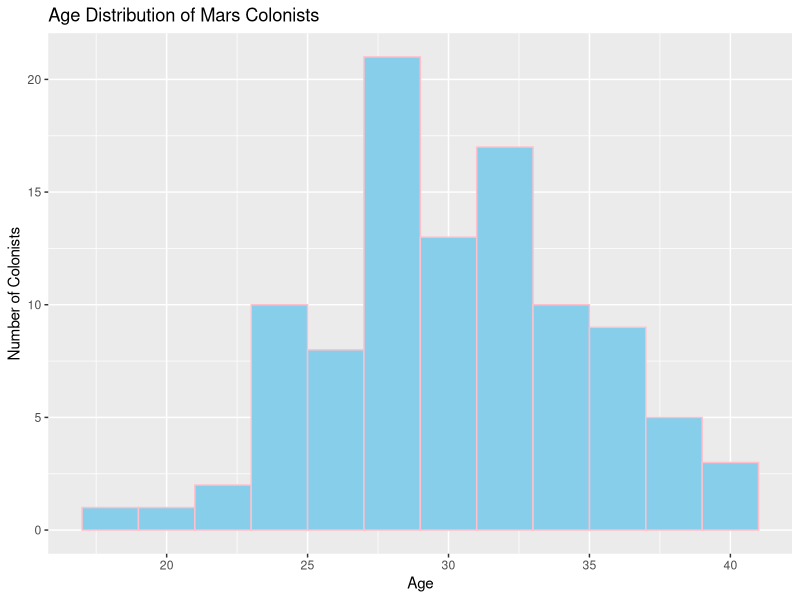
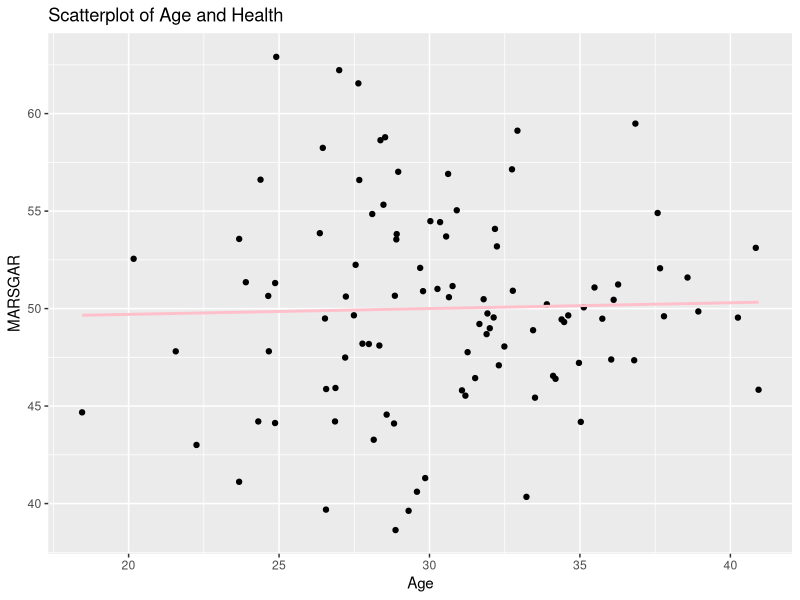
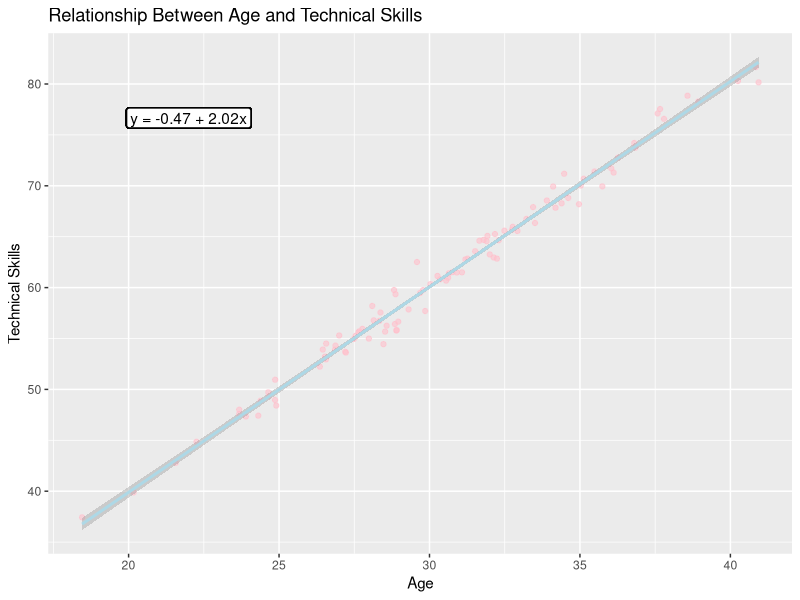
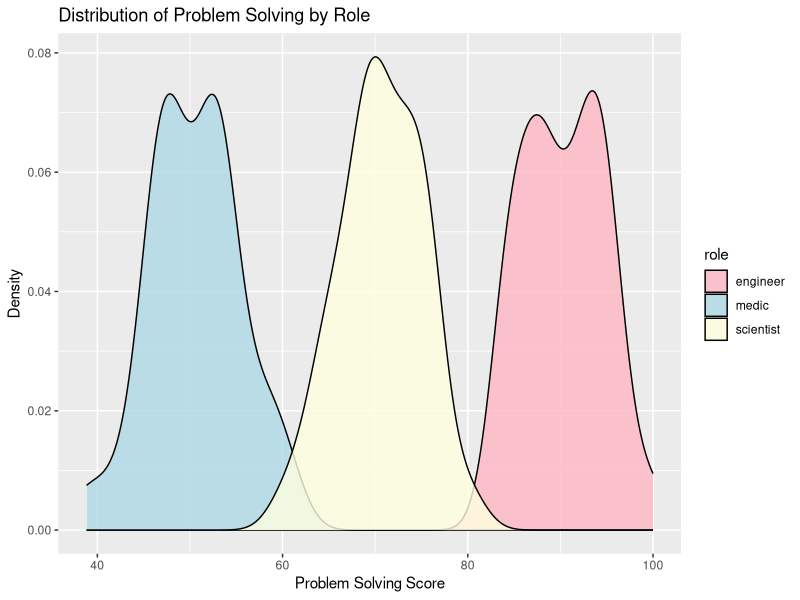

Generate these figures, in order, with R:
## ---- chunk 1
library(tidyverse) 
if (!require("ggplot2")) install.packages("ggplot2")
library(ggplot2)

if (!require("MASS")) install.packages("MASS")
library(MASS)

# Install and load the tidyverse package
if (!require("tidyverse")) install.packages("tidyverse")
library(tidyverse)
## ---- chunk 2
set.seed(123)
age <- rnorm(100, mean = 30, sd = 5)
df_colonists <- data.frame(
  id = 1:100, 
  age = age
) 

##Visualization:
ggplot(df_colonists, aes(x = age)) +
  geom_histogram(binwidth = 2, fill = "skyblue", color = "pink") +
  labs(title = "Age Distribution of Mars Colonists",
       x = "Age",
       y = "Number of Colonists") 
## ---- chunk 3
set.seed(1)
df_colonists$role <- rep(c("engineer", "scientist", "medic"),
  times = c(33, 33, 33),
  length.out = 100
)
## ---- chunk 4
set.seed(100)

df_colonists$marsgar <- rnorm(100, mean = 50, sd = 5)

ggplot(df_colonists, aes(
    x = age,
    y = marsgar
  ) )+
  geom_point()+
  geom_smooth(method=lm, color = "pink",se = FALSE)+
  labs(
      x = "Age",
      y = "MARSGAR",
      title = "Scatterplot of Age and Health"
  )
## ---- chunk 5

set.seed(1235)

df_colonists$technical_skills <- 2 * df_colonists$age + rnorm(100, mean = 0, sd = 1)

##visualization
##I do not see this as a suggestion, but I really like how your graph has the function as well, so i asked GPT to help me generate it. I am wondering if you would want students to have this as well since it is easier to see what is the intercept and coefficient. 

# the linear model
technical_model <- lm(technical_skills ~ age, data = df_colonists)
#Extract coefficients
intercept <- round(coef(technical_model)[1], 2)
slope <- round(coef(technical_model)[2], 2)

#Create equation text
eqn <- paste0("y = ", intercept, 
              ifelse(slope >= 0, " + ", " - "), 
              abs(slope), "x")

ggplot(df_colonists, aes(x = age, y = technical_skills)) +
  geom_point(color = "pink", alpha = 0.6) +
  geom_smooth(method = "lm", se = TRUE, color = "lightblue") +
  geom_label(aes(x = 22, y = max(technical_skills) - 5, label = eqn),
             fill = "white", color = "black",
             label.size = 0.5, label.padding = unit(0.2, "lines"))+
  labs(title = "Relationship Between Age and Technical Skills",
       x = "Age",
       y = "Technical Skills")
## ---- chunk 6
## In my understanding, eginner might have the highest problem solving skills because they are often solving complex technical issues. After that might be scientist since they also mostly working with exploring and investigating problems and questions. Medics might have the least problem-solving ability since they focused more on curing and treating people. 
set.seed(132)

df_colonists$problem_solving[df_colonists$role == "engineer"] <-
  pmin(rnorm(sum(df_colonists$role == "engineer"), mean = 90, sd = 5), 100)

df_colonists$problem_solving[df_colonists$role == "scientist"] <-
  pmin(rnorm(sum(df_colonists$role == "scientist"), mean = 70, sd = 5), 100)

df_colonists$problem_solving[df_colonists$role == "medic"] <-
  pmin(rnorm(sum(df_colonists$role == "medic"), mean = 50, sd = 5), 100)
#problem_solving = role + noise
# Define base scores for each role
ggplot(df_colonists, aes(x = problem_solving, fill = role)) +
  geom_density(alpha = 0.8) +
  scale_fill_manual(values=c("lightpink", "lightblue","lightyellow"))+
  labs(title = "Distribution of Problem Solving by Role",
       x = "Problem Solving Score",
       y = "Density") 
